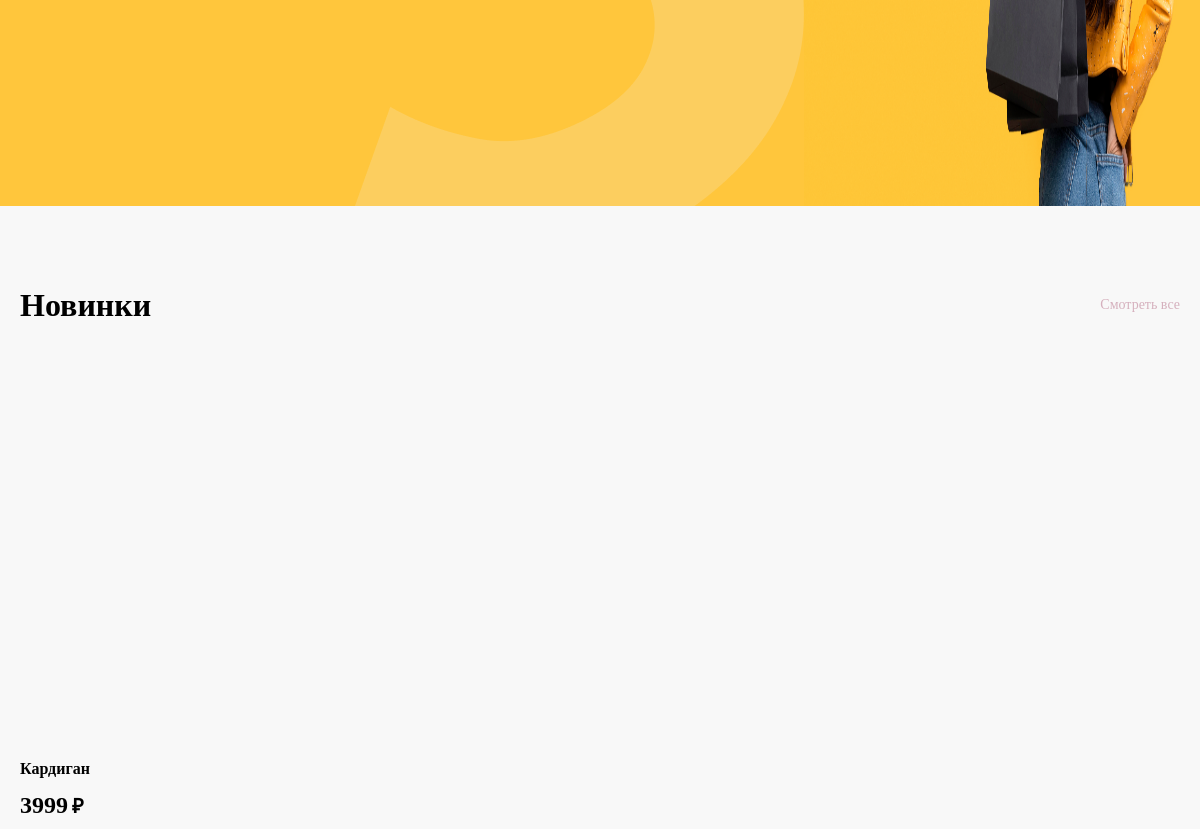
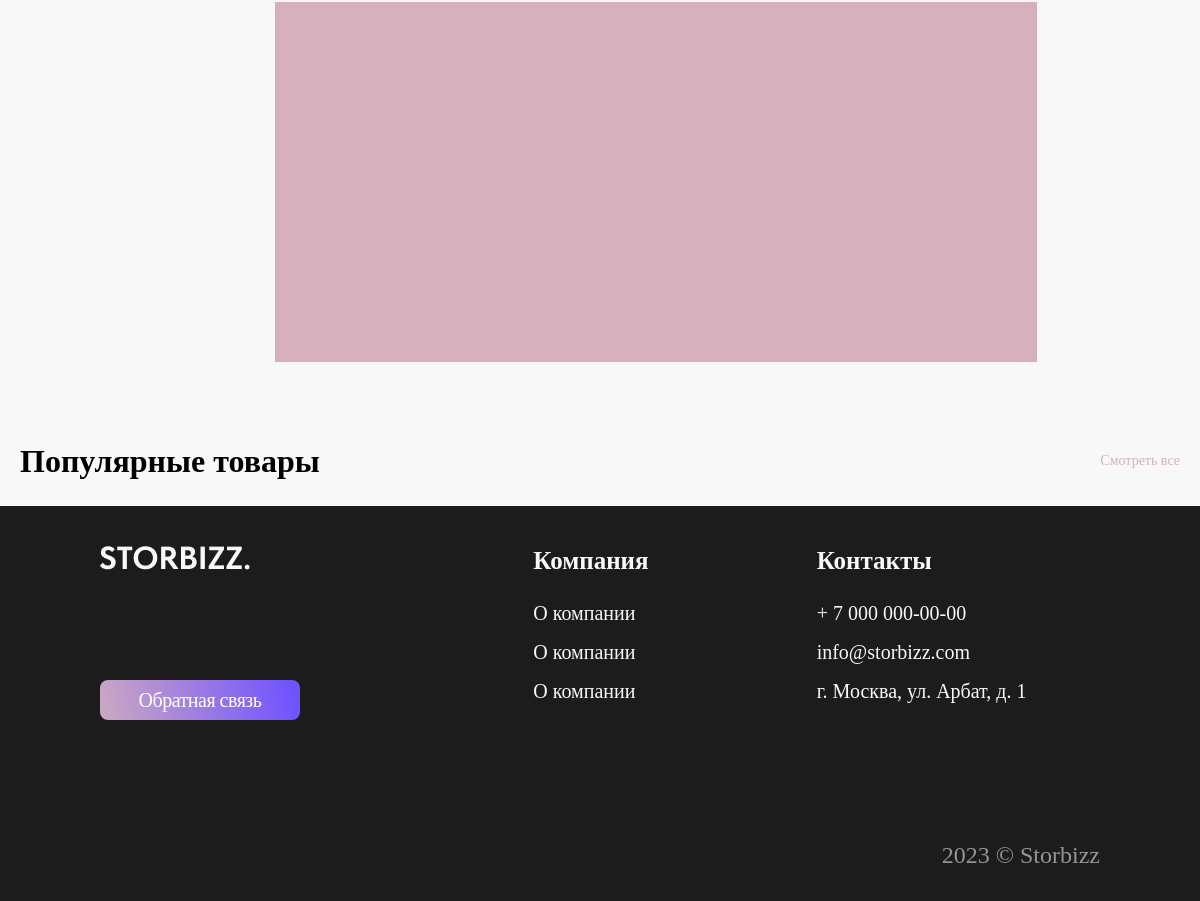
The app's page / (lower part), older data (2 pictures, top to bottom).
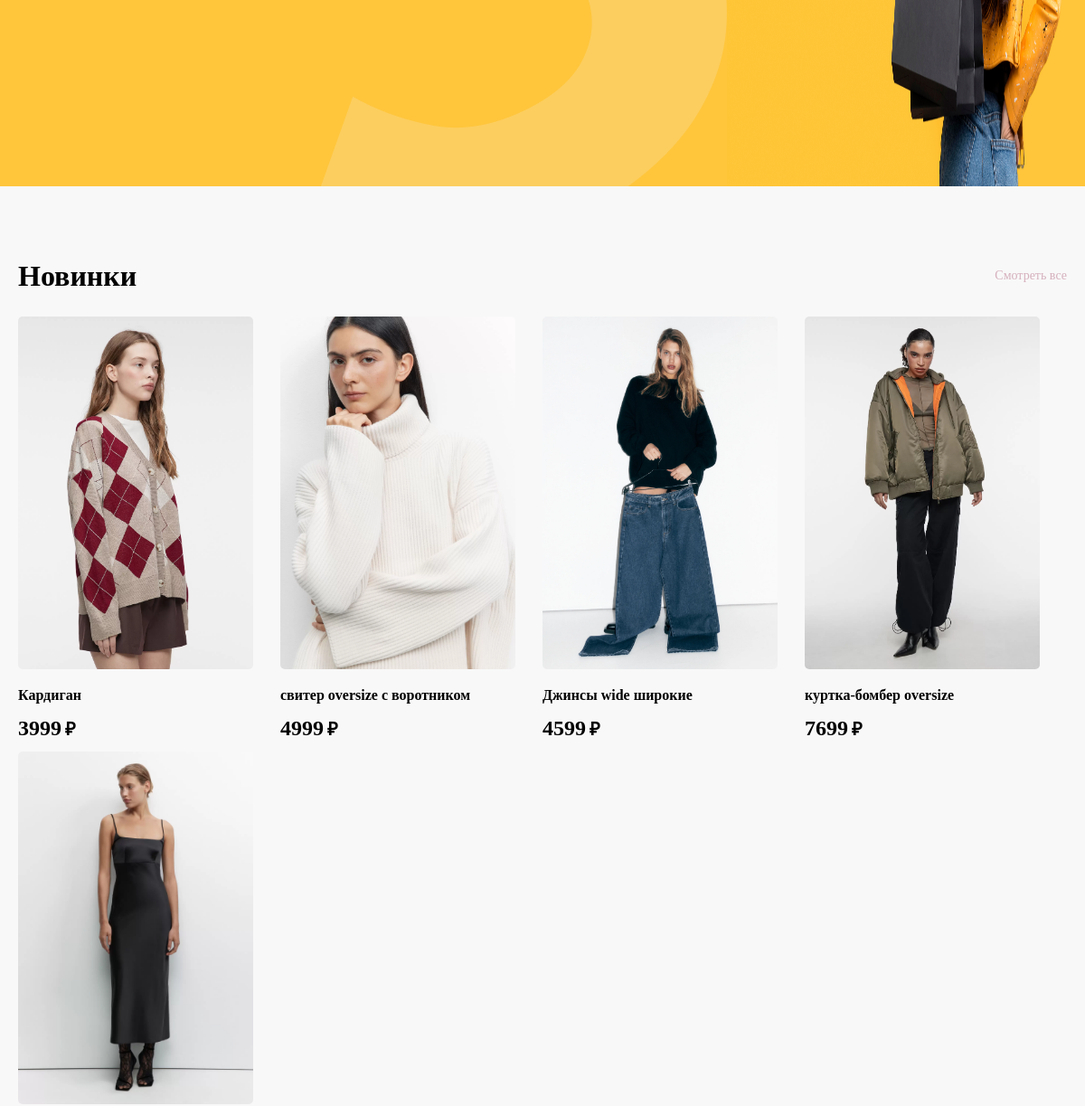
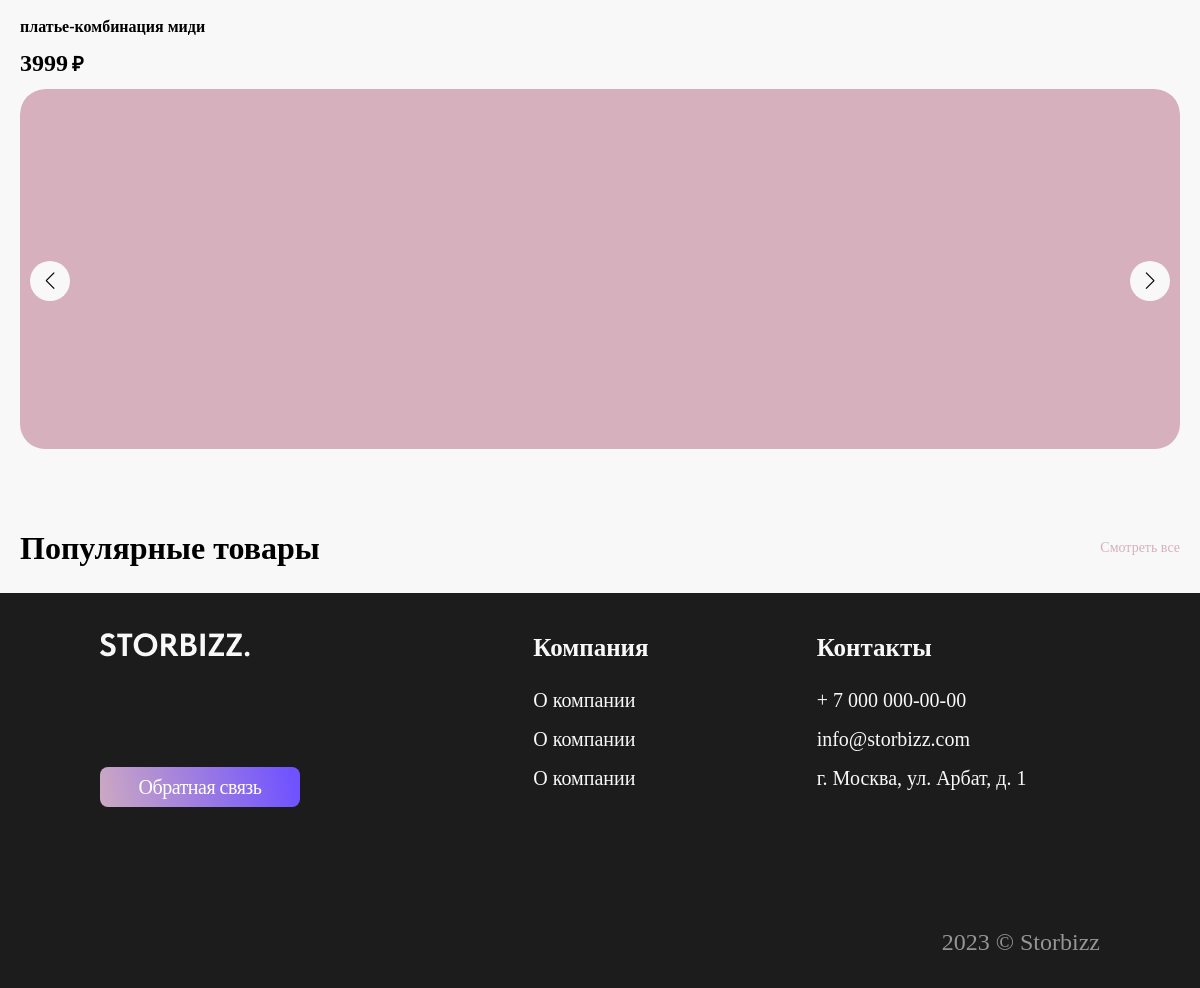
The same page, newer data (2 pictures, top to bottom).
### shop/models.py (models this page shows)
class Good(models.Model):
    TYPE_CHOICES = (
        (0, 'Бомберы'),
        (1, 'Ветровки'),
        (2, 'Джинсовые куртки'),
        (3, 'Кожаные куртки'),
        (4, 'Куртки рубашки'),
        (5, 'Пальто'),
        (6, 'Пуховики'),
        (7, 'Тренчи'),
        (8, 'Куртки'),
        (9, 'Водолазки'),
        (10, 'Джемперы'),
        (11, 'Кардиганы'),
        (12, 'Свитеры'),
        (13, 'Джинсы'),
        (14, 'Платья'),
        (15, 'Футболки, поло, лонгсливы'),
        (16, 'Худи, толстовки и свитшоты'),
        (17, 'Брюки'),
        (18, 'Блузы и рубашки'),
        (19, 'Юбки'),
        (20, 'Пиджаки и жакеты'),
        (21, 'Шорты'),
        (22, 'Топы и майки'),
        (23, 'Нижнее белье'),
        (24, 'Спортивная одежда'),
        (25, 'Одежда для дома'),
        (26, 'Обувь'),
        (27, 'Аксессуары'),
    )
    GENDER_CHOICES = (
        (0, 'Мужское'),
        (1, 'Женское'),
        (2, 'Детское'),
    )
    name = models.CharField(max_length=255, verbose_name='наименование', null=True, blank=True)
    image_1 = models.ImageField(upload_to='img/', null=True, blank=True, verbose_name='изображение 1')
    image_2 = models.ImageField(upload_to='img/', null=True, blank=True, verbose_name='изображение 2')
    image_3 = models.ImageField(upload_to='img/', null=True, blank=True, verbose_name='изображение 3')
    image_4 = models.ImageField(upload_to='img/', null=True, blank=True, verbose_name='изображение 4')
    is_new = models.BooleanField(default=False, verbose_name='новинка')
    is_popular = models.BooleanField(default=False, verbose_name='популярный товар')
    price = models.FloatField(verbose_name='цена', null=True, blank=True)
    type = models.IntegerField(verbose_name='тип', null=True, blank=True, choices=TYPE_CHOICES)
    gender = models.IntegerField(verbose_name='пол', null=True, blank=True, choices=GENDER_CHOICES)
    description = models.TextField(verbose_name='описание', null=True, blank=True)
    color = models.CharField(max_length=20, verbose_name='цвет', null=True, blank=True)
    color_code = models.IntegerField(verbose_name='код цвета', null=True, blank=True)
    article = models.CharField(max_length=20, verbose_name='артикул', null=True, blank=True)

### shop/views.py (the view)
# urls.py: path('', GoodsList.as_view(), name='home'),
class GoodsList(ListView):
    model = Good
    template_name = 'src/home.html'
    context_object_name = 'goods'
    def get_queryset(self):
        queryset = {'new_goods': Good.objects.order_by('is_new', 'id'),
                    'top_goods': Good.objects.filter(is_popular=True)}
        return queryset

### templates/src/home.html (shortened to what this page needs)
{% extends './main.html' %}
{% load static %}
{% block content %}
      <main class="content">
       <div class="content-item  _tabs-block _active">
            <div class="page">
               <div class="page__content">
                  <div class="page__products products-page">
                     <div class="page__preview preview-page">
                        <div class="preview-page__container container">
                           <div class="preview-page__information">
                              <div class="preview-page__s"><img src="{% static 'img/img/s.png' %}" alt=""></div>
                           </div>
                           <div class="preview-page__picture">
                              <div class="preview-page__image "><img src="{% static 'img/img/preview.png' %}" alt=""></div>
                           </div>
                        </div>
                     </div>
                     <div class="page__products products-block">
                        <div class="products-block__container container">
                           <div class="products-block__content">
                              <div class="products-block__top">
                                 <div class="products-block__title title">Новинки</div>
                                 <button type="submit" class="products-block__btn">Смотреть все</button>
                              </div>
                              <div class="products-block__goods">
   {% for good in goods.new_goods %}
<a href="{% url 'shop:good' good.id %}" class="card-product">
   <div class="card-product__slider items-slider items-slider-1">
      <div class="card-product__body items-slider__body-1 _swiper">
         <div class="card-product__slide">
            <div class="card-product__image  ibg">
               <img src="{{ good.image_1.url }}" alt="#">
            </div>
         </div>
      </div>
   </div>
   <div class="card-product__name">{{ good.name }}</div>
   <div class="card-product__price"> <span class="card-product__count rub">{{ good.price|floatformat:0 }}</span>
   </div>
   {% endfor %}
</a>
                              </div>
                           </div>
                        </div>
                     </div>
                     <div class="page__banner banner-block">
                        <div class="banner-block__container container">
                           <div class="banner-block__slider  mainslider">
                              <div class="banner-block__body mainslider__body _swiper">
                                 <div class="banner-block__slide mainslider__slide">
                                    <div class="banner-block__image mainslider__image ibg">
                                    </div>
                                 </div>
                              </div>
                              <div class="swiper-button-next banner-block-next"></div>
                              <div class="swiper-button-prev banner-block-prev"></div>
                           </div>
                        </div>
                     </div>
                     <div class="page__products products-block">
                        <div class="products-block__container container">
                           <div class="products-block__content">
                              <div class="products-block__top">
                                 <div class="products-block__title title">Популярные товары</div>
                                 <button type="submit" class="products-block__btn">Смотреть все</button>
                              </div>
                           </div>
                        </div>
                     </div>
                  </div>
               </div>
            </div>
         </div>
      </main>
{% endblock content %}

### templates/src/main.html (shortened to what this page needs)
<!DOCTYPE html>
<html lang="en">
<head>
   {% load static %}
   <link rel="stylesheet" href="{% static 'css/swiper-bundle.min.css' %}">
   <link rel="stylesheet" href="{% static 'css/style.css' %}">
</head>
<body>
<div class="wrapper _tabs">
    {% block content %}
    {% endblock %}
    {% include './#sourse/footer.html' %}
</div>
</body>
</html>

### templates/src/#sourse/header-2.html (shortened to what this page needs)
{% load static %}

### templates/src/#sourse/footer.html
{% load static %}
<footer class="footer">
   <div class="footer__container container">
      <div class="footer__body">
         <div class="footer__top">
            <div class="footer__column footer__column-1 ">
               <a class="footer__logo"><img src=" {% static 'img/img/logo.png' %}" alt="#"></a>
               <button type="submit" class="footer__btn btn ">Обратная связь</button>
            </div>
            <div class="footer__column footer__column-2">
               <div class="footer__label">Компания</div>
               <ul class="footer__list">
                  <li><a class="footer__link" href="#">О компании</a></li>
                  <li><a class="footer__link" href="#">О компании</a></li>
                  <li><a class="footer__link" href="#">О компании</a></li>
               </ul>
            </div>
            <div class="footer__column footer__column-3">
               <div class="footer__label">Контакты</div>
               <ul class="footer__list">
                  <li><a class="footer__link" href="tel:+70000000000">+ 7 000 000-00-00 </a></li>
                  <li><a class="footer__link" href="#">info@storbizz.com</a></li>
                  <li><a class="footer__link" href="#">г. Москва, ул. Арбат, д. 1</a></li>
               </ul>
            </div>
         </div>
         <div class="footer__bottom">
            <div class="footer__year">2023 © Storbizz</div>
         </div>
      </div>
   </div>
</footer>

Row changes from the older to the newer data that the page shows:
added Good: image_1 (picture), name "свитер oversize с воротником", price "4999"
added Good: image_1 (picture), name "Джинсы wide широкие", price "4599"
added Good: image_1 (picture), name "куртка-бомбер oversize", price "7699"
added Good: image_1 (picture), name "платье-комбинация миди", price "3999"
